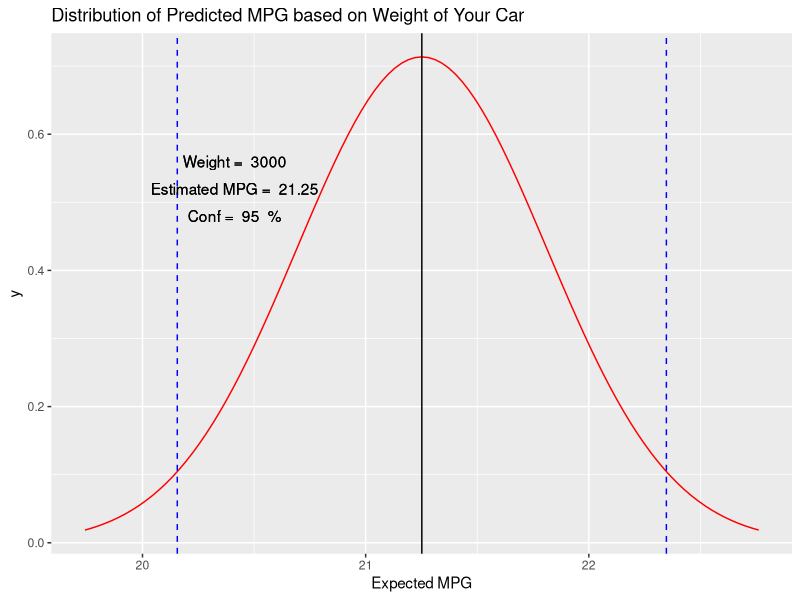

Reproduce this figure in R.
## ---- chunk 1
data(mtcars)
fit <- lm(mpg~wt,data=mtcars)
summary(fit)

## ---- chunk 2
data(mtcars)
fit <- lm(mpg~wt,data=mtcars)

wt <- 3000
conf <- 95
num_sd <- qnorm(1-(1-conf/100) / 2)
m=summary(fit)$coeff[1,1] + (summary(fit)$coeff[2,1] ) * wt/1000
sd =  summary(fit)$coeff[2,2]
interval <- num_sd * sd
library(ggplot2)

f <- ggplot(data.frame(x = c(m - 2.7 * sd, m + 2.7 * sd)), aes(x))
f <- f + stat_function(fun = dnorm, args = list(mean = m, sd = sd), colour = "red")
f <- f  + xlab("Expected MPG") +
  ggtitle("Distribution of Predicted MPG based on Weight of Your Car")
f <- f+ geom_vline(xintercept=m,
                   linetype=1,
                   color="black",
                   labels="Estimate MPG",
                   show_guide=TRUE)
f <- f+ geom_vline(xintercept=m + interval,
                   linetype=2,
                   color="blue",
                   labels="Estimate MPG",
                   show_guide=TRUE)
f <- f+ geom_vline(xintercept=m - interval,
                   linetype=2,
                   color="blue",
                   labels="Estimate MPG"
                   #,show_guide=TRUE
)
f <- f + geom_text(x=m-sd*1.5, y=.56, label=paste("Weight = ", wt))
f <- f + geom_text(x=m-sd*1.5, y=.52, label= paste("Estimated MPG = ", round(m, 2)))
f <- f + geom_text(x=m-sd*1.5, y=.48, label=paste("Conf = ", conf, " %"))      

f
